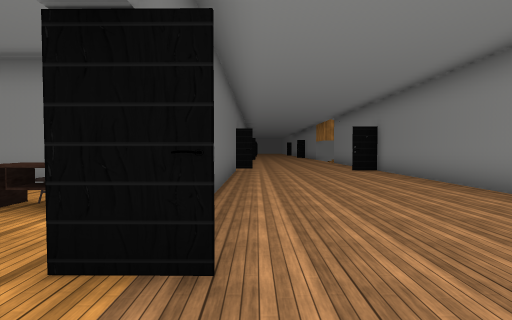
view 1 (above)

24 first-person views from a walk through a Unity game level. The camera is 1.5 m above the floor, tilts 2° down and sees 80° across. The floor is counted in squares, 2 m on a side. Each view is taken from the middle of a square. On the plan, view 1 faces up. The plan holds only what a view shows up to about 10 squares ahead; the rest is blank. The place goes on beyond the plan. Some surface patterns are stand-ins.

view 2
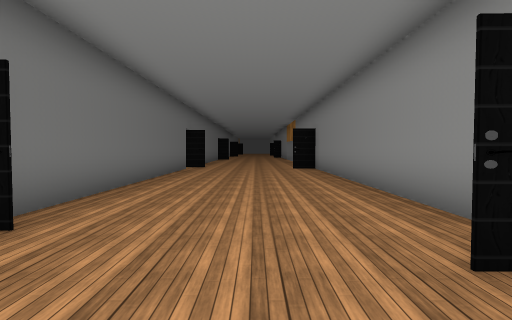

view 3
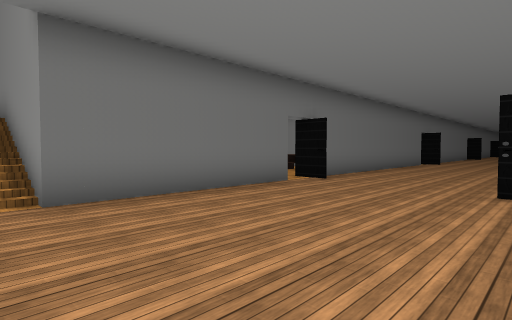

view 4
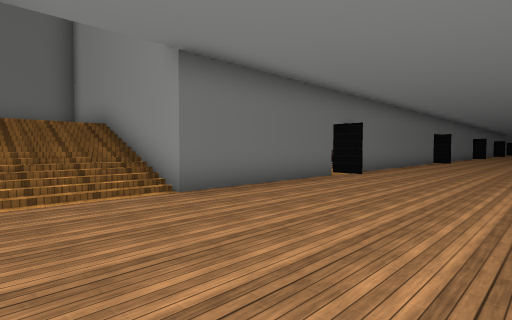

view 5
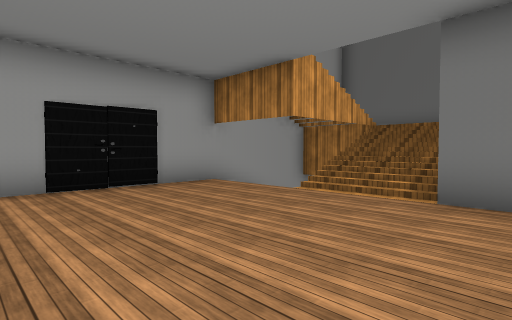

view 6
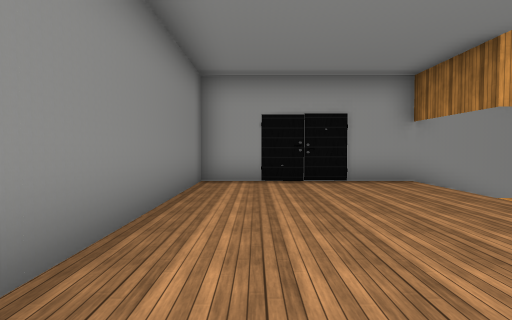

view 7
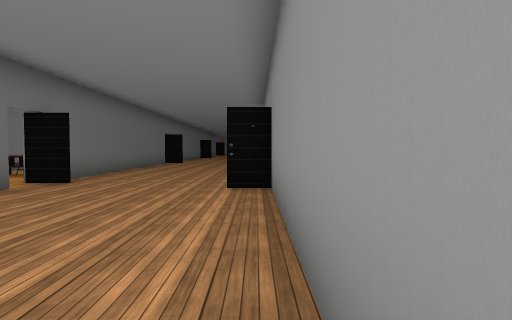

view 8
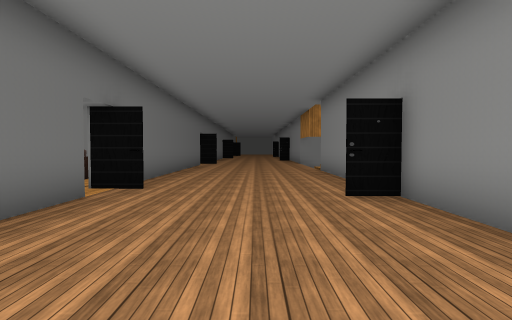

view 9
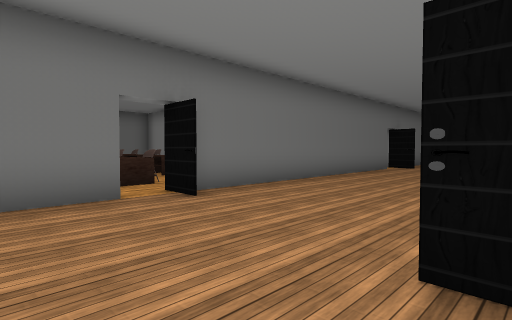

view 10
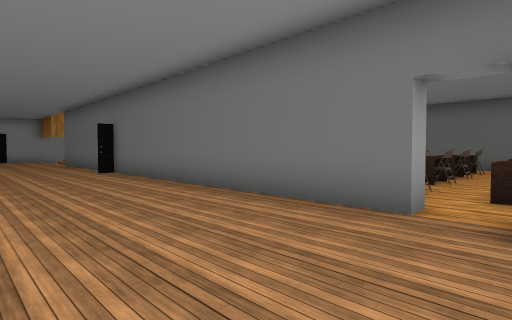

view 11
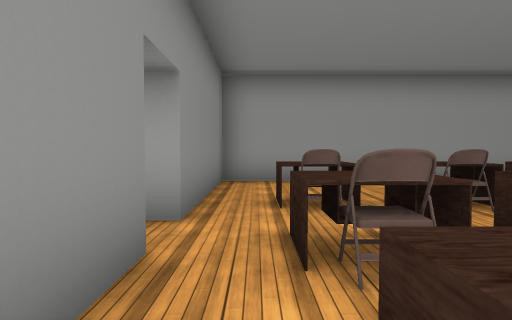

view 12
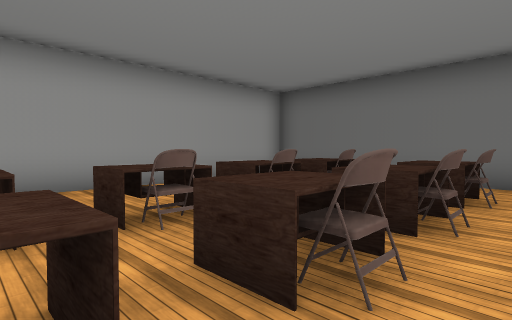

view 13
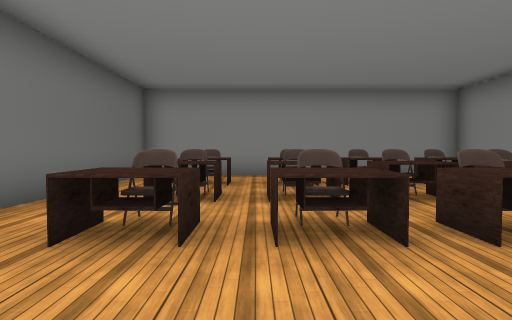

view 14
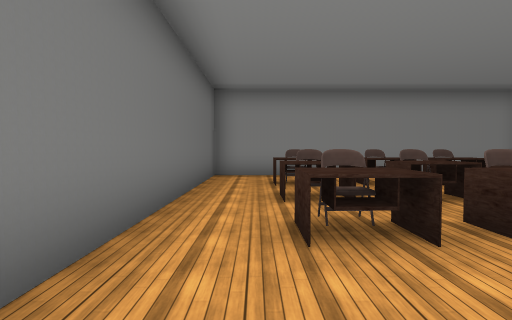

view 15
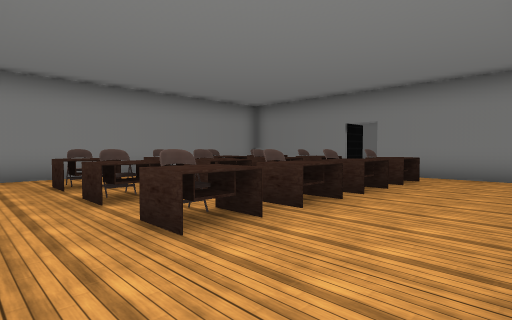

view 16
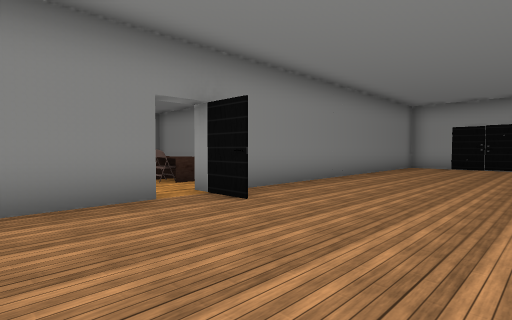

view 17
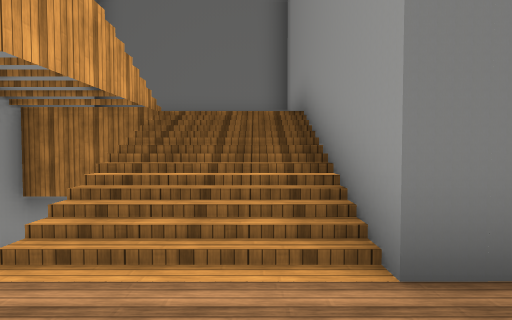

view 18
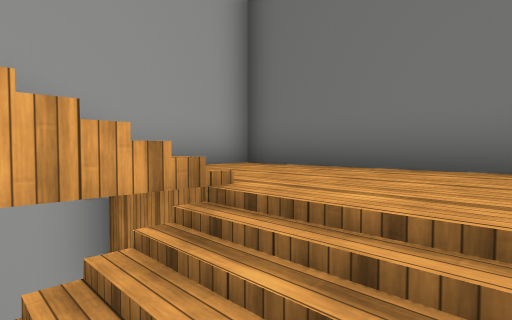

view 19
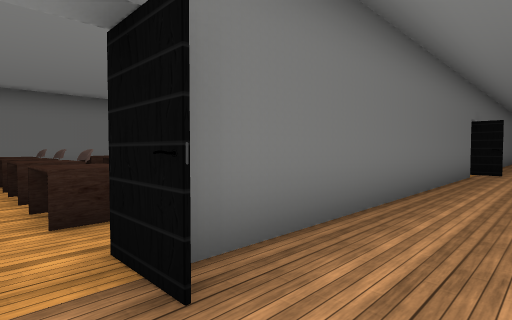

view 20
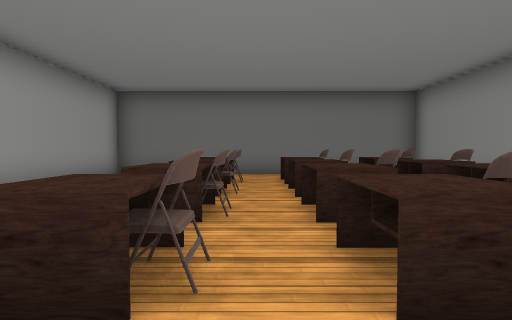

view 21
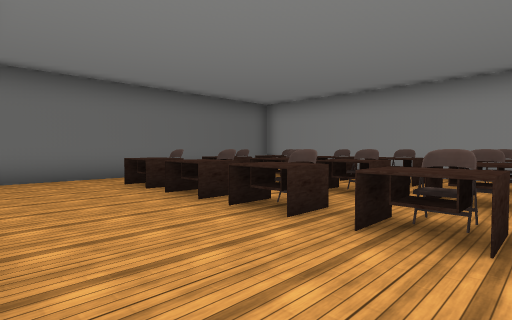

view 22
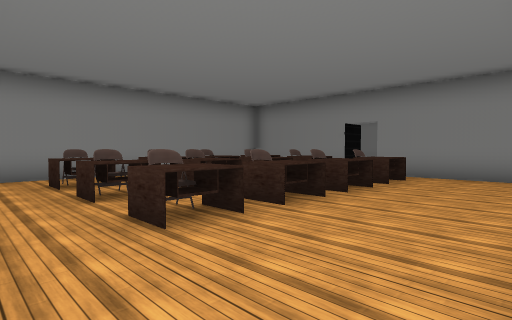

view 23
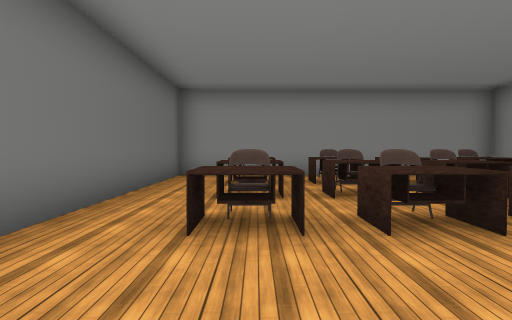

view 24
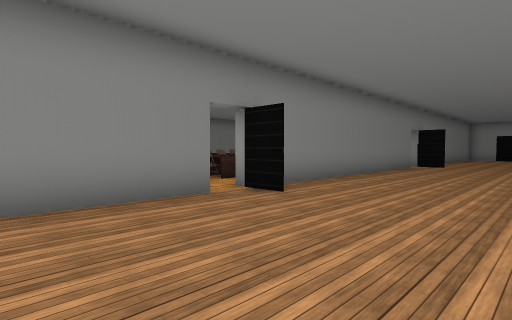

### Floor plan
Key: @ floor where view 1 was taken; # wall or solid block; . main floor; : floor 2.75 m higher than the main floor; / step, stairs or slope; O other object.
Columns run from 11 left of view 1 to 5 right of it. Each row starts with its distance up from view 1.
 16 ###########.....#
 15 #.......  #.....#
 14 #..O.OOOO.#.....#
 13 #.........#.....#
 12 #..O.OOOO.#.....#
 11 #..............##
 10 #..O.OOOO.#....##
  9 #.........#.....#
  8 #.........#.....#
  7 #.........#.....#
  6 ###########.....#
  5 #........ #.....#
  4 #..O.OOOO #.....#
  3 #.........#.....#
  2 #..O.OOOO.#.....#
  1 #..............##
  0 #..O.OOOO.#@...##
 -1 #.........#.....#
 -2 #.........#.....#
 -3 #.........#.....#
 -4  ##########.....#
 -5     #::////.....#
 -6     #::////.....#
 -7     #::////.....#
 -8     #::/  /.....#
 -9     #::////.##..#
-10     #############

Where each view was taken, in squares from view 1:
view 1: 0 up, 0 right, facing up
view 2: 1 down, 2 right, facing up
view 3: 5 down, 4 right, facing up-left
view 4: 7 down, 4 right, facing up-left
view 5: 3 down, 4 right, facing down-left
view 6: 2 down, 3 right, facing down
view 7: 5 up, 4 right, facing up
view 8: 6 up, 2 right, facing up
view 9: 9 up, 4 right, facing up-left
view 10: 12 up, 3 right, facing down-left
view 11: 14 up, 2 left, facing down
view 12: 13 up, 3 left, facing down-left
view 13: 7 up, 7 left, facing up
view 14: 7 up, 9 left, facing up
view 15: 7 up, 10 left, facing up-right
view 16: 4 up, 0 right, facing down-right
view 17: 5 down, 1 right, facing left
view 18: 5 down, 3 left, facing down-left
view 19: 1 up, 1 right, facing up-left
view 20: 1 up, 1 left, facing left
view 21: 3 down, 2 left, facing up-left
view 22: 3 down, 10 left, facing up-right
view 23: 3 down, 8 left, facing up
view 24: 15 up, 0 right, facing down-right
